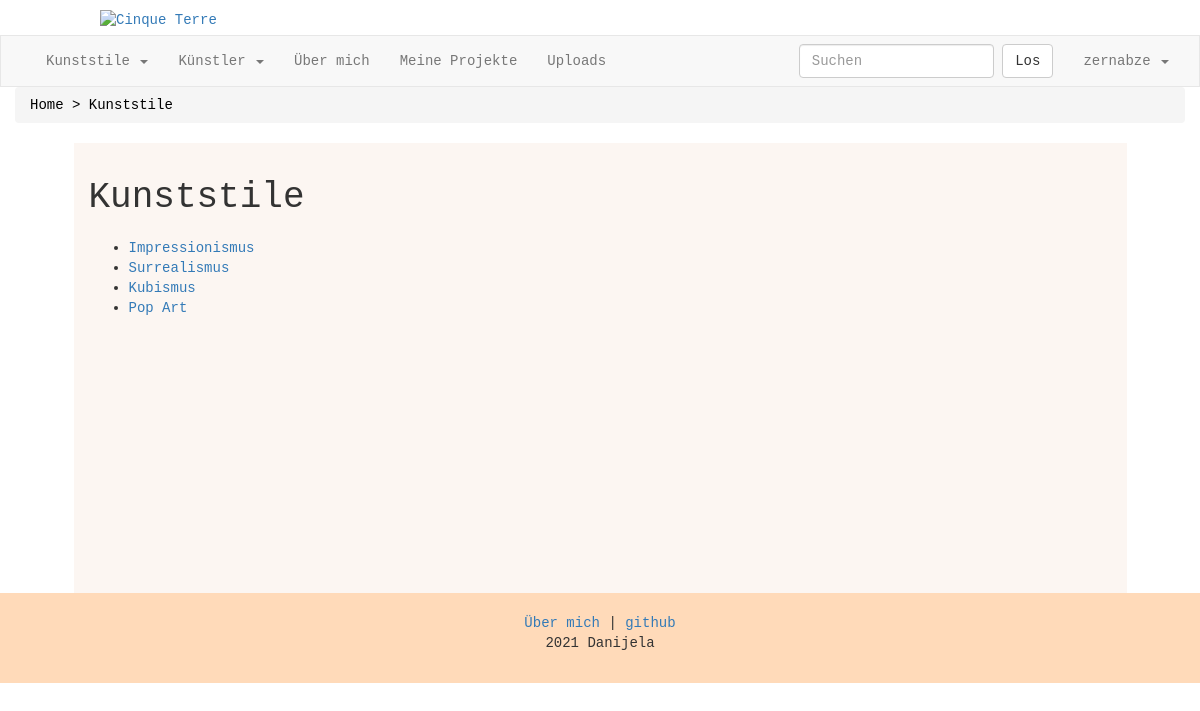
The app's page /stile.php (signed in) with its own data.
### tables this page shows
CREATE TABLE `stilrichtung` (
  `ID` int(11) NOT NULL,
  `Stilrichtung` varchar(50) NOT NULL
);

### stile.php (the view, shortened to what this page needs)
<?php require_once "header.php" ?>
<?php
mysqli_data_seek($reskunst,0);
?>
<!DOCTYPE html>
<html lang="de">
  <head>
    <link rel=stylesheet href="style.css">
    </head>
<body>
<div class="container-fluid">
<nav aria-label="breadcrumb">
  <ol class="breadcrumb">
      <li class="breadcrumb-item active" aria-current="page"><a href="index.php"> Home > </a> <a href="stile.php"> Kunststile</a></li>
  </ol>
</nav>
</div>
<div class="container-fluid">
<div class="content">
<h1>Kunststile</h1>
<ul>
   <?php  while ($row = $reskunst -> fetch_assoc()) { ?>
               <li><a href="kunststil.php?id=<?php echo $row['ID'];?>"><?php echo $row["Stilrichtung"]; ?></a></li>
         <?php }  ?>
         </ul>
</div>
</div>
<?php require_once "footer.php" ?>
  </body>
</html>

### style.css (style rules this page uses)
h1 { margin-bottom: 20px; }
.breadcrumb a { color: black; }
.content { background-color: rgba(250,240,233,0.6); padding:15px; min-height: 450px; width: 90%; margin: auto; }
* { font-family: 'Courier'; }
body { height: 100%; margin: 0; background-image: url("htdocs/white_wall.png"); }

### records on screen
stilrichtung: Stilrichtung "Impressionismus"
stilrichtung: Stilrichtung "Surrealismus"
stilrichtung: Stilrichtung "Kubismus"
stilrichtung: Stilrichtung "Pop Art"

### other values on screen
$_SESSION["id"] "zernabze"
